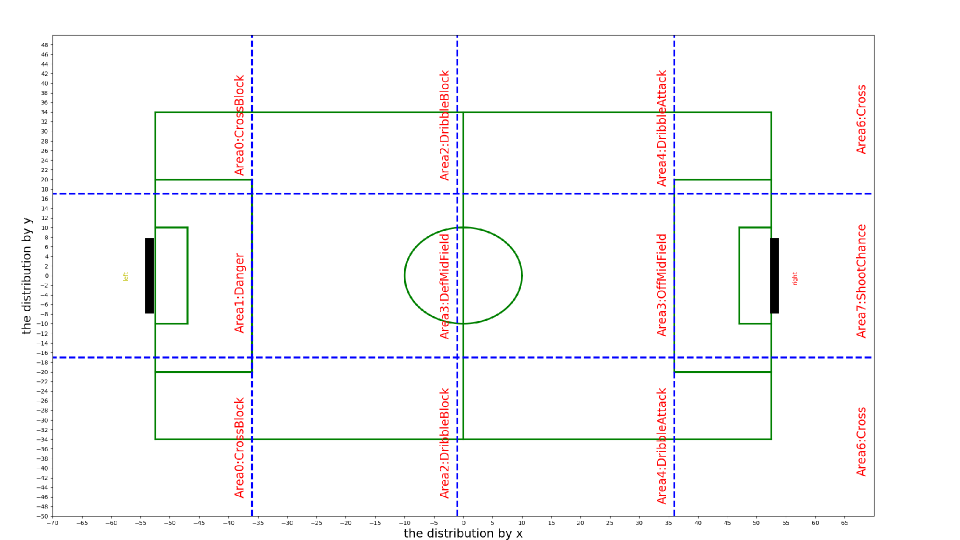
#> input picture All_Data/lib/soccer.png, 1920 x 1080 px, found by its file name (shown at 1/2 size)
$ python soccerplayer.py soccer.png
#> lines starting #> are read from the running program, lines starting #| are printed output that depends on the picture
#!/usr/bin/python
#-*-coding:utf-8-*
"""
Copyright (C) 2018 YuShan2D SunChen
"""
import sys
import matplotlib.pyplot as plt
import numpy as np
import PIL.Image as Image

def init_field(teams,Team_name):
#> called with Team_name = 'soccer/soccer'
	fig = plt.figure(figsize=(25,15)) #图标长、宽
	# 画圆================================================================================begin
	# 1.圆半径
	r = 10.0
	# 2.圆心坐标
	a, b = (0., 0.)
	theta = np.arange(0, 2*np.pi, 0.01)
	x = a + r * np.cos(theta)
	y = b + r * np.sin(theta)
	axes = fig.add_subplot(111)
	axes.plot(x, y,color = "g", linestyle = "-", linewidth = 3)
	#画圆=================================================================================end
	#球场建模================================================================================================begin
	#Draws field
	axes.plot([0, 0], [-34, 34], color = "g", linestyle = "-", linewidth = 3)
	axes.plot([-52.5, 52.5], [-34, -34], color = "g", linestyle = "-", linewidth = 3)
	axes.plot([-52.5, 52.5], [34, 34], color = "g", linestyle = "-", linewidth = 3)
	axes.plot([-52.5, -52.5], [-34, 34], color = "g", linestyle = "-", linewidth = 3)
	axes.plot([52.5, 52.5], [-34, 34], color = "g", linestyle = "-", linewidth = 3)
	#中文段落注释：color参数对应g-绿色，k-黑色，y-黄色，r-红色，linestyle对应的是线条模式，此处为破折线
	#Draws penalty area
	axes.plot([36, 52.5], [-20, -20], color = "g", linestyle = "-", linewidth = 3)
	axes.plot([36, 52.5], [20, 20], color = "g", linestyle = "-", linewidth = 3)
	axes.plot([36, 36], [-20, 20], color = "g", linestyle = "-", linewidth = 3)
	axes.plot([-36, -52.5], [-20, -20], color = "g", linestyle = "-", linewidth = 3)
	axes.plot([-36, -52.5], [20, 20], color = "g", linestyle = "-", linewidth = 3)
	axes.plot([-36, -36], [-20, 20], color = "g", linestyle = "-", linewidth = 3)
	axes.plot([47, 52.5], [-10, -10], color = "g", linestyle = "-", linewidth = 3)
	axes.plot([47, 52.5], [10, 10], color = "g", linestyle = "-", linewidth = 3)
	axes.plot([47, 47], [-10, 10], color = "g", linestyle = "-", linewidth = 3)
	axes.plot([-47, -52.5], [-10, -10], color = "g", linestyle = "-", linewidth = 3)
	axes.plot([-47, -52.5], [10, 10], color = "g", linestyle = "-", linewidth = 3)
	axes.plot([-47, -47], [-10, 10], color = "g", linestyle = "-", linewidth = 3)
	#Draw goal
	axes.plot([-53.5, -53.5], [-7, 7], color = "k", linestyle = "-", linewidth = 15)
	axes.plot([53, 53], [-7, 7], color = "k", linestyle = "-", linewidth = 15)

	#画虚线===============================================================================begin
	axes.plot([-72, 72], [-17, -17], color = "b", linestyle = "--", linewidth = 3)
	axes.plot([-72, 72], [17, 17], color = "b", linestyle = "--", linewidth = 3)
	axes.plot([36.0, 36.0], [-50, 50], color = "b", linestyle = "--", linewidth = 3)
	axes.plot([-1.0, -1.0], [-50, 50], color = "b", linestyle = "--", linewidth = 3)
	axes.plot([-36.0, -36.0], [-50, 50], color = "b", linestyle = "--", linewidth = 3)
	#画虚线===============================================================================end
	#设置坐标轴范围
	axes.set_xlim((-70, 70))
	axes.set_ylim((-50, 50))
	#设置坐标轴名称
	axes.set_xlabel('the distribution by x',fontsize=20)
	axes.set_ylabel('the distribution by y',fontsize=20)
	 #设置坐标轴刻度
	my_x_ticks = np.arange(-70, 70, 5)
	my_y_ticks = np.arange(-50, 50, 2)
	axes.set_xticks(my_x_ticks)
	axes.set_yticks(my_y_ticks)
	#球场建模================================================================================================end
	axes.text(-58, 0, teams[0], color = "y", rotation = "vertical")
	axes.text(56, 0, teams[1], color = "r", rotation = "vertical")

	axes.text(-5, 52, Team_name.split('/')[0], color = "r",fontsize=30)

	#区域标签===============================================================================begin
	axes.text( -39, -27,"Area0:CrossBlock", color = "r",fontsize=20,rotation = "vertical")
	axes.text( -39, 40,"Area0:CrossBlock", color = "r",fontsize=20,rotation = "vertical")
	axes.text( -39, 3,"Area1:Danger", color = "r",fontsize=20,rotation = "vertical")
	axes.text( -4, -25,"Area2:DribbleBlock", color = "r",fontsize=20,rotation = "vertical")
	axes.text( -4, 41,"Area2:DribbleBlock", color = "r",fontsize=20,rotation = "vertical")
	axes.text( -4, 7,"Area3:DefMidField", color = "r",fontsize=20,rotation = "vertical")
	axes.text( 33, 41,"Area4:DribbleAttack", color = "r",fontsize=20,rotation = "vertical")
	axes.text( 33, -25,"Area4:DribbleAttack", color = "r",fontsize=20,rotation = "vertical")
	axes.text( 33, 7,"Area3:OffMidField", color = "r",fontsize=20,rotation = "vertical")
	axes.text( 67, 38,"Area6:Cross", color = "r",fontsize=20,rotation = "vertical")
	axes.text( 67, 9,"Area7:ShootChance", color = "r",fontsize=20,rotation = "vertical")
	axes.text( 67, -29,"Area6:Cross", color = "r",fontsize=20,rotation = "vertical")
	#区域标签===============================================================================end

	#plt.show()
	plt.savefig("soccer" + ".png")
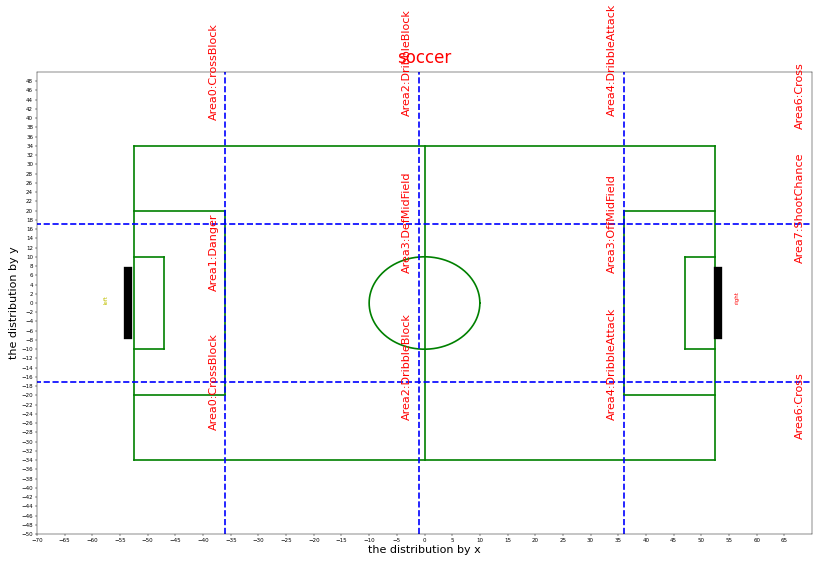
#> figure drawn by matplotlib, 1 panel
	from_image = Image.open("soccer.png").resize((2120,1250))
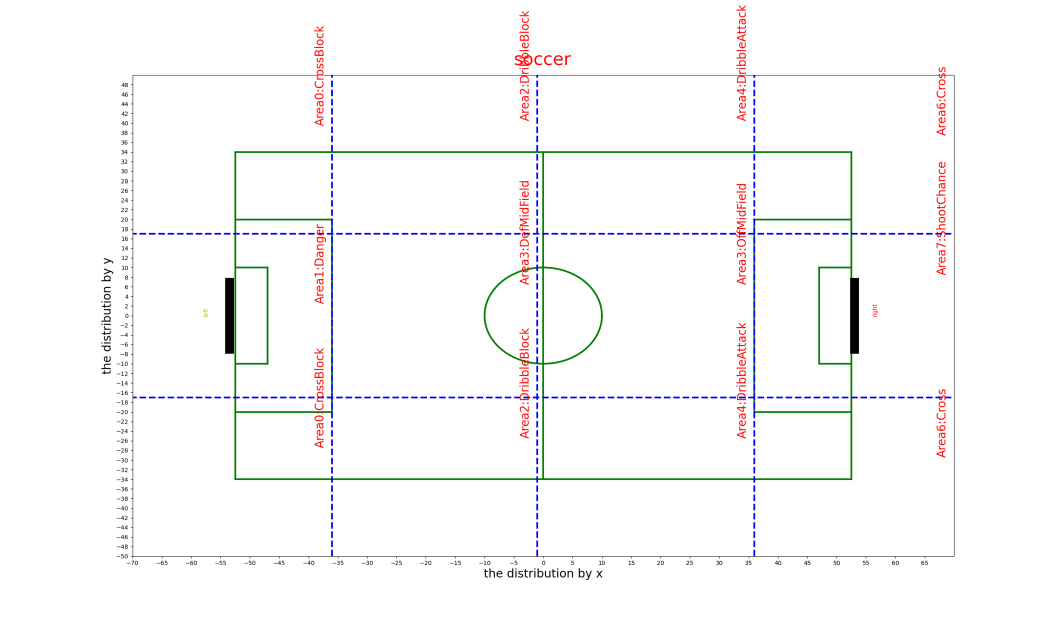
#> from_image: PIL image 2120x1250 RGBA (shown at 1/2 size); mean R, G, B, A 249.9, 249.6, 250, 255
	box = (160, 80, 2080, 1160)              ##确定拷贝区域大小
	region = from_image.crop(box)
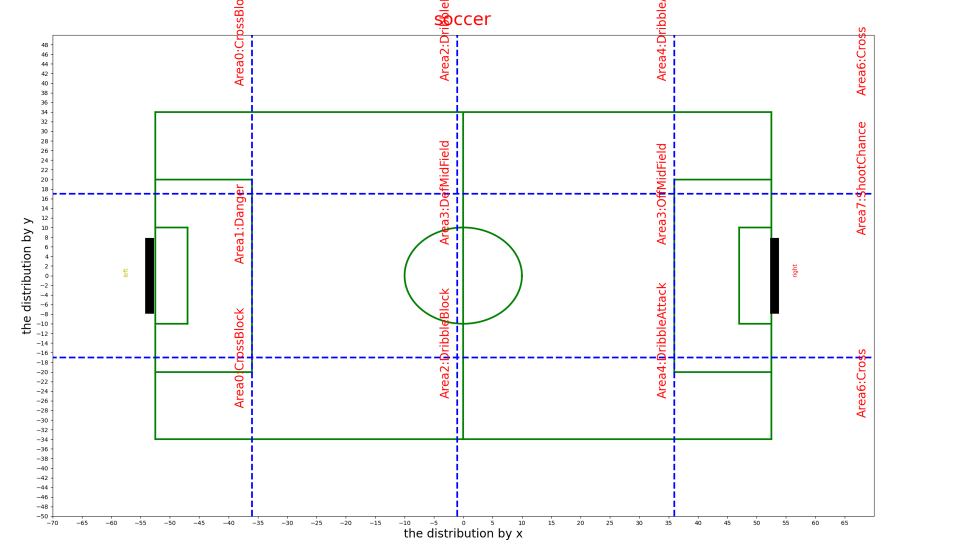
#> region: PIL image 1920x1080 RGBA (shown at 1/2 size); mean R, G, B, A 248.4, 248.3, 248.7, 255
	region.save("soccer.png")
	img1 = Image.open( "soccer.png")
	img1 = img1.convert('RGBA')

	img2 = Image.open( Team_name + ".png")
#> img2 is the input picture: PIL image 1920x1080 RGBA; mean R, G, B, A 248.4, 248.2, 248.8, 255
	img2 = img2.convert('RGBA')
	img = Image.blend(img1, img2, 0.7)
	#img.show()
	img.save(Team_name + ".png")

Team_name = sys.argv[1][:-4]
Team_name = Team_name + "/" + Team_name
init_field(["left","right"],Team_name)
